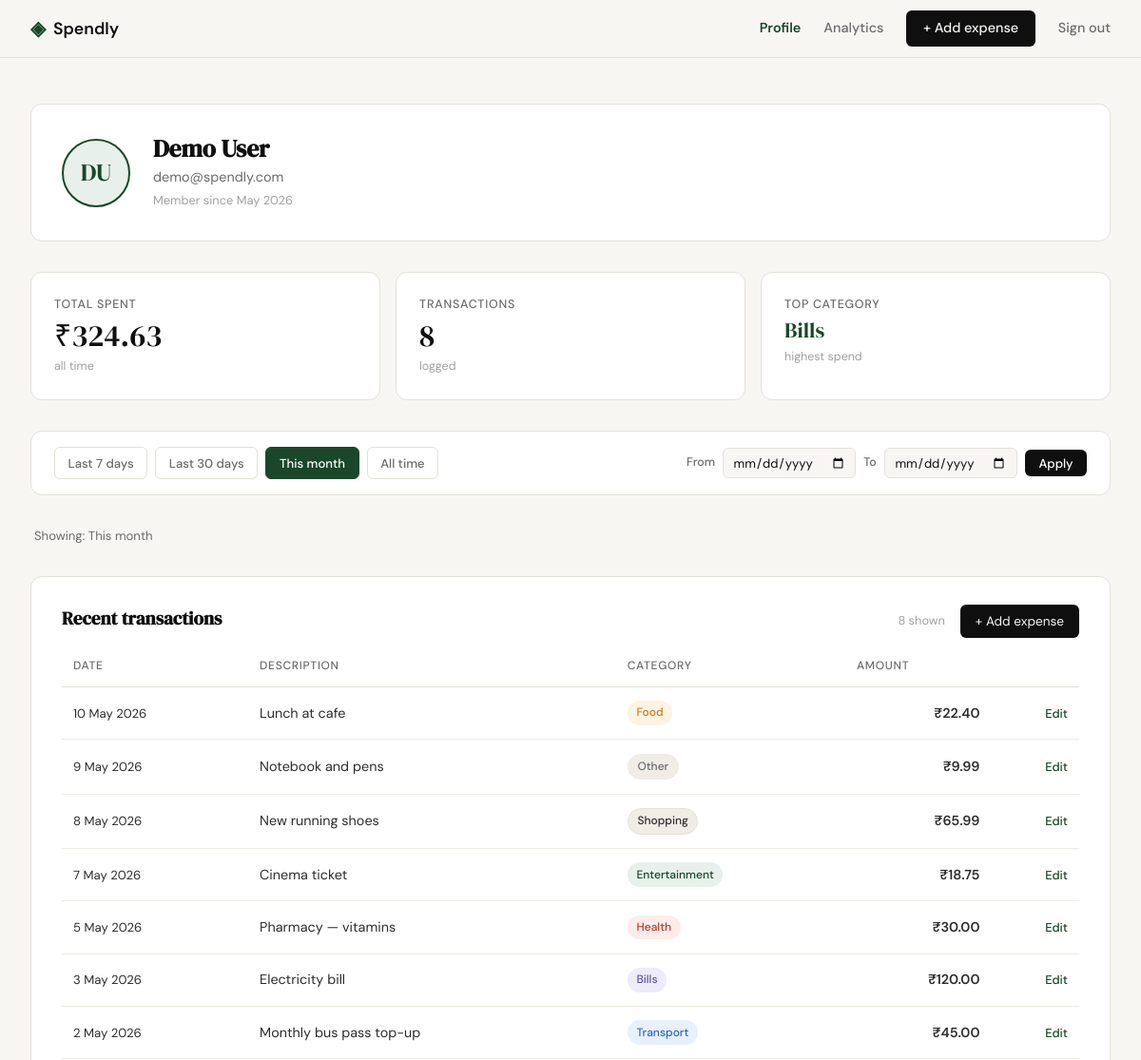
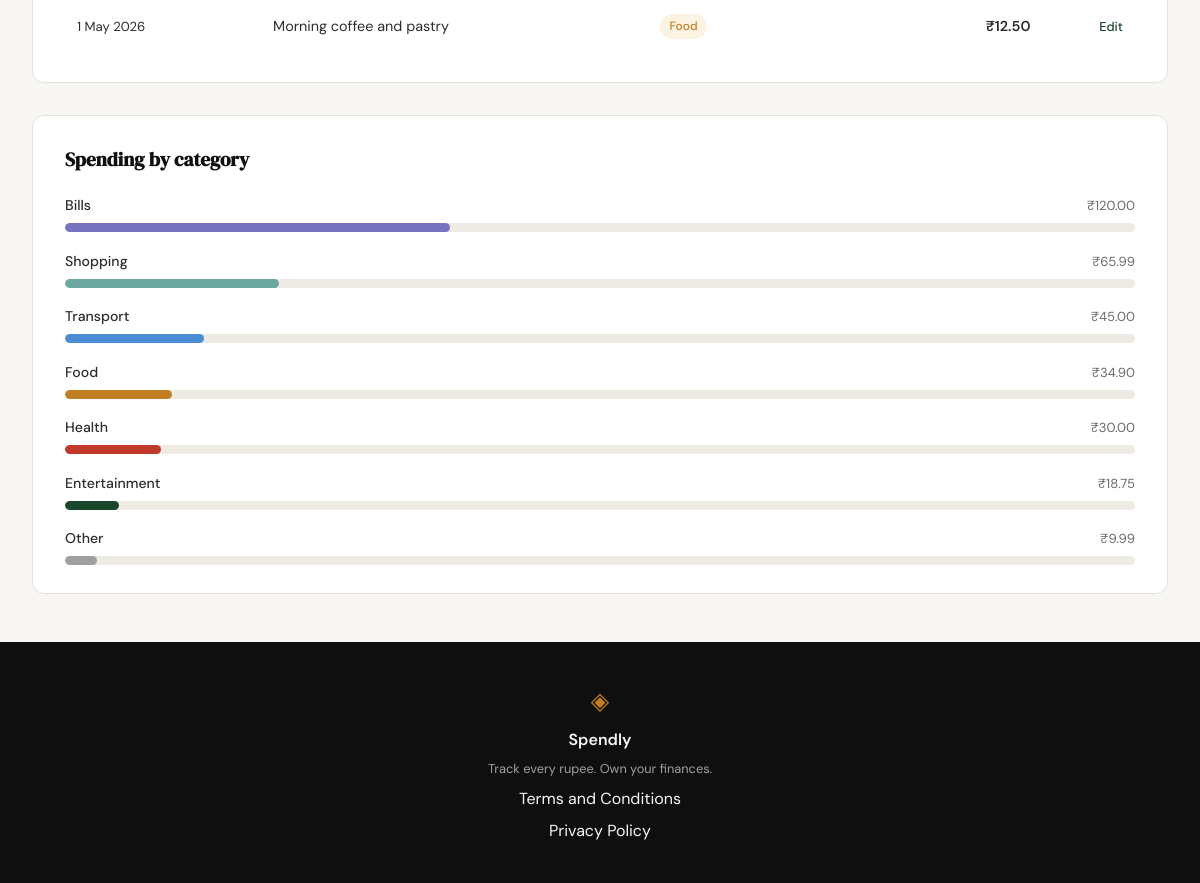
/profile?period=month (signed in), run on the app's committed database (2 pictures, top to bottom).
### tables this page shows
CREATE TABLE users (
            id            INTEGER PRIMARY KEY AUTOINCREMENT,
            name          TEXT    NOT NULL,
            email         TEXT    UNIQUE NOT NULL,
            password_hash TEXT    NOT NULL,
            created_at    TEXT    DEFAULT (datetime('now'))
        );

CREATE TABLE expenses (
            id          INTEGER PRIMARY KEY AUTOINCREMENT,
            user_id     INTEGER NOT NULL REFERENCES users(id),
            amount      REAL    NOT NULL,
            category    TEXT    NOT NULL,
            date        TEXT    NOT NULL,
            description TEXT,
            created_at  TEXT    DEFAULT (datetime('now'))
        );

### app.py (the view)
@app.route("/profile")
def profile():
    if not session.get("user_id"):
        return redirect(url_for("login"))
    db_user = get_user_by_id(session["user_id"])
    if db_user is None:
        abort(404)
    created_at = datetime.strptime(db_user["created_at"][:19], "%Y-%m-%d %H:%M:%S")
    member_since = created_at.strftime("%B %Y")
    initials = "".join(word[0].upper() for word in db_user["name"].split() if word)
    user = {
        "name": db_user["name"],
        "email": db_user["email"],
        "initials": initials,
        "member_since": member_since,
    }
    period = request.args.get("period", "all")
    raw_from = request.args.get("from", "").strip()
    raw_to = request.args.get("to", "").strip()
    today = datetime.today().date()
    date_from = date_to = None
    if raw_from and raw_to:
        try:
            date_from = datetime.strptime(raw_from, "%Y-%m-%d").date()
            date_to = datetime.strptime(raw_to, "%Y-%m-%d").date()
        except ValueError:
            date_from = date_to = None
    if date_from and date_to:
        df_str = date_from.strftime("%Y-%m-%d")
        dt_str = date_to.strftime("%Y-%m-%d")
        filter_label = (
            f"{date_from.strftime('%d %b %Y')} – {date_to.strftime('%d %b %Y')}"
        )
        active_period = "custom"
    else:
        if period not in ("7d", "30d", "month", "all"):
            period = "all"
        if period == "7d":
            df_str = (today - timedelta(days=6)).strftime("%Y-%m-%d")
            dt_str = today.strftime("%Y-%m-%d")
            filter_label = "Last 7 days"
            active_period = "7d"
        elif period == "30d":
            df_str = (today - timedelta(days=29)).strftime("%Y-%m-%d")
            dt_str = today.strftime("%Y-%m-%d")
            filter_label = "Last 30 days"
            active_period = "30d"
        elif period == "month":
            df_str = today.replace(day=1).strftime("%Y-%m-%d")
            dt_str = today.strftime("%Y-%m-%d")
            filter_label = "This month"
            active_period = "month"
        else:
            df_str = dt_str = None
            filter_label = "All time"
            active_period = "all"
    raw_stats = get_stats_by_user(session["user_id"], date_from=df_str, date_to=dt_str)
    stats = {
        "total_spent": f"₹{raw_stats['total_spent']:,.2f}",
        "transaction_count": raw_stats["transaction_count"],
        "top_category": raw_stats["top_category"],
    }
    raw_transactions = get_expenses_by_user(
        session["user_id"], date_from=df_str, date_to=dt_str
    )
    transactions = [
        {
            "id": tx["id"],
            "date": tx["date"],
            "description": tx["description"],
            "category": tx["category"],
            "category_key": tx["category_key"],
            "amount": f"₹{tx['amount']:,.2f}",
        }
        for tx in raw_transactions
    ]
    raw_categories = get_categories_by_user(
        session["user_id"], date_from=df_str, date_to=dt_str
    )
    categories = [
        {
            "name": cat["name"],
            "key": cat["key"],
            "amount": f"₹{cat['amount']:,.2f}",
            "percent": cat["percent"],
        }
        for cat in raw_categories
    ]
    return render_template(
        "profile.html",
        user=user,
        stats=stats,
        transactions=transactions,
        categories=categories,
        filter_label=filter_label,
        active_period=active_period,
        raw_from=raw_from,
        raw_to=raw_to,
    )

### database/db.py (called while the page is built)
def get_db():
    db_path = os.path.join(os.path.dirname(__file__), "..", "spendly.db")
    conn = sqlite3.connect(db_path)
    conn.row_factory = sqlite3.Row
    conn.execute("PRAGMA foreign_keys = ON")
    return conn

def get_user_by_id(user_id):
    conn = get_db()
    row = conn.execute("SELECT * FROM users WHERE id = ?", (user_id,)).fetchone()
    conn.close()
    return row

### templates/profile.html (shortened to what this page needs)
{% extends "base.html" %}
{% block content %}
<section class="profile-page">
  <div class="profile-inner">
    <div class="profile-hero">
      <div class="profile-avatar">
        <span class="profile-avatar-initials">{{ user.initials }}</span>
      </div>
      <div class="profile-identity">
        <h1 class="profile-name">{{ user.name }}</h1>
        <p class="profile-email">{{ user.email }}</p>
        <p class="profile-since">Member since {{ user.member_since }}</p>
      </div>
    </div>
    <div class="profile-stats">
      <div class="profile-stat-card">
        <span class="profile-stat-label">Total spent</span>
        <span class="profile-stat-value">{{ stats.total_spent }}</span>
        <span class="profile-stat-sub">all time</span>
      </div>
      <div class="profile-stat-card">
        <span class="profile-stat-label">Transactions</span>
        <span class="profile-stat-value">{{ stats.transaction_count }}</span>
        <span class="profile-stat-sub">logged</span>
      </div>
      <div class="profile-stat-card">
        <span class="profile-stat-label">Top category</span>
        <span class="profile-stat-value profile-stat-category">{{ stats.top_category }}</span>
        <span class="profile-stat-sub">highest spend</span>
      </div>
    </div>
    <div class="filter-bar">
      <div class="filter-presets">
        <a href="?period=7d"    class="filter-btn{% if active_period == '7d'    %} active{% endif %}">Last 7 days</a>
        <a href="?period=30d"   class="filter-btn{% if active_period == '30d'   %} active{% endif %}">Last 30 days</a>
        <a href="?period=month" class="filter-btn{% if active_period == 'month' %} active{% endif %}">This month</a>
        <a href="?period=all"   class="filter-btn{% if active_period == 'all'   %} active{% endif %}">All time</a>
      </div>
      <form class="filter-custom{% if active_period == 'custom' %} active{% endif %}" method="GET" action="{{ url_for('profile') }}">
        <label class="filter-date-label" for="from-date">From</label>
        <input class="filter-date-input" type="date" id="from-date" name="from" value="{{ raw_from }}">
        <label class="filter-date-label" for="to-date">To</label>
        <input class="filter-date-input" type="date" id="to-date"   name="to"   value="{{ raw_to }}">
        <button class="filter-apply-btn" type="submit">Apply</button>
      </form>
    </div>
    <div class="filter-label-row">
      <span class="filter-label-text">Showing: {{ filter_label }}</span>
    </div>
    <div class="profile-section">
      <div class="profile-section-header">
        <h2 class="profile-section-title">Recent transactions</h2>
        <div class="transactions-header-right">
          <span class="profile-section-count">{{ transactions | length }} shown</span>
          <a href="{{ url_for('add_expense') }}" class="nav-cta btn-add-expense">+ Add expense</a>
        </div>
      </div>
      <div class="profile-table-wrap">
        <table class="profile-table">
          <thead>
            <tr>
              <th>Date</th>
              <th>Description</th>
              <th>Category</th>
              <th class="profile-th-amount">Amount</th>
              <th></th>
            </tr>
          </thead>
          <tbody>
            {% for tx in transactions %}
            <tr>
              <td class="profile-td-date">{{ tx.date }}</td>
              <td class="profile-td-desc">{{ tx.description }}</td>
              <td>
                <span class="profile-badge profile-badge-{{ tx.category_key }}">
                  {{ tx.category }}
                </span>
              </td>
              <td class="profile-td-amount">{{ tx.amount }}</td>
              <td class="profile-td-actions">
                <a href="{{ url_for('edit_expense', id=tx.id) }}" class="profile-action-link">Edit</a>
              </td>
            </tr>
            {% endfor %}
          </tbody>
        </table>
      </div>
    </div>
    <div class="profile-section">
      <div class="profile-section-header">
        <h2 class="profile-section-title">Spending by category</h2>
      </div>
      <div class="profile-breakdown">
        {% for cat in categories %}
        <div class="profile-breakdown-row">
          <div class="profile-breakdown-meta">
            <span class="profile-breakdown-name">{{ cat.name }}</span>
            <span class="profile-breakdown-amount">{{ cat.amount }}</span>
          </div>
          <div class="mock-bar-track">
            <div class="mock-bar profile-bar-{{ cat.key }}" style="width: {{ cat.percent }}%"></div>
          </div>
        </div>
        {% endfor %}
      </div>
    </div>
  </div>
</section>
{% endblock %}

### data on the page
users: name "Demo User", email "demo@spendly.com"
expenses: top_category "Bills", date "3 May 2026", description "Electricity bill", category "Bills", amount "₹120.00"
expenses: date "10 May 2026", description "Lunch at cafe", category "Food", amount "₹22.40"
expenses: date "9 May 2026", description "Notebook and pens", category "Other", amount "₹9.99"
expenses: date "8 May 2026", description "New running shoes", category "Shopping", amount "₹65.99"
expenses: date "7 May 2026", description "Cinema ticket", category "Entertainment", amount "₹18.75"
expenses: date "5 May 2026", description "Pharmacy — vitamins", category "Health", amount "₹30.00"
expenses: date "2 May 2026", description "Monthly bus pass top-up", category "Transport", amount "₹45.00"
expenses: date "1 May 2026", description "Morning coffee and pastry", category "Food", amount "₹12.50"

### other printed values
{{ user.initials }} "DU"
{{ user.member_since }} "May 2026"
{{ stats.total_spent }} "₹324.63"
{{ stats.transaction_count }} "8"
{{ filter_label }} "This month"
{{ transactions | length }} "8"
{{ cat.name }} "Bills" "Shopping" "Transport" "Food" "Health" "Entertainment" "Other"
{{ cat.amount }} "₹120.00" "₹65.99" "₹45.00" "₹34.90" "₹30.00" "₹18.75" "₹9.99"
